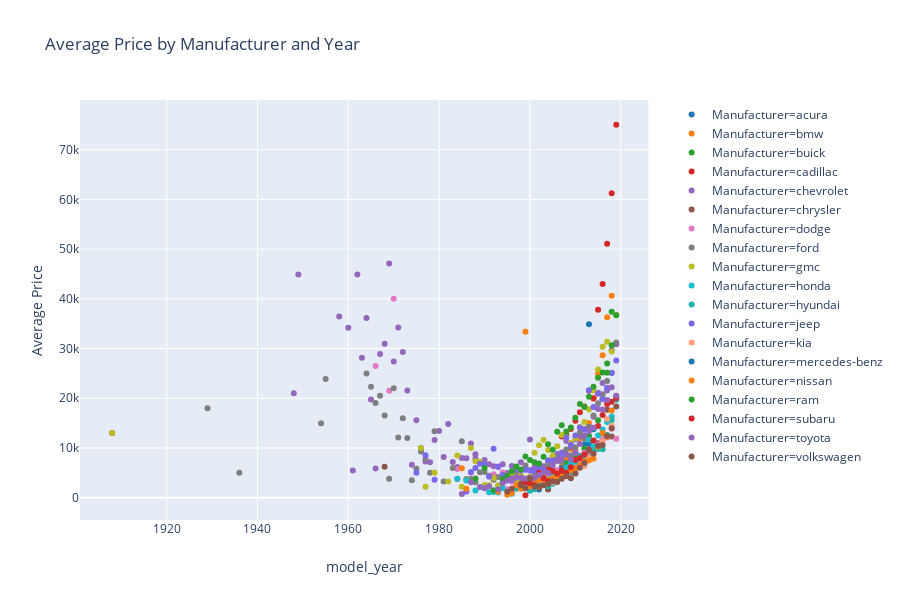

Source (notebook cell):
### Code cell
df_avg_price = df.groupby(['manufacturer', 'model_year'])['price'].mean().reset_index()

colors = ['#1f77b4', '#ff7f0e', '#2ca02c', '#d62728', '#9467bd', '#8c564b', '#e377c2', '#7f7f7f', '#bcbd22', '#17becf', '#20B2AA', '#7B68EE', '#FFA07A']

fig = px.scatter(df_avg_price, x='model_year', y='price', color='manufacturer',
             title='Average Price by Manufacturer and Year',
             color_discrete_sequence=colors,
             labels={'year': 'Year', 'price': 'Average Price', 'manufacturer': 'Manufacturer'})
fig.show()

# Average Price by Manufacturer and Year scatter plot gives a solid idea about it there is a relation between car manufacturer, the age of the  car and the average price.

### Figure 1 — Plotly figure (JSON) as saved in the notebook; plotly's stock layout.template omitted (floating-point values rounded to 4 significant figures)
{"data": [{"hoverlabel": {"namelength": 0}, "hovertemplate": "Manufacturer=acura<br>model_year=%{x}<br>Average Price=%{y}", "legendgroup": "Manufacturer=acura", "marker": {"color": "#1f77b4", "symbol": "circle"}, "mode": "markers", "name": "Manufacturer=acura", "showlegend": true, "type": "scatter", "x": [1999, 2001, 2002, 2003, 2004, 2005, 2006, 2007, 2008, 2009, 2010, 2011, 2012, 2013, 2014], "xaxis": "x", "y": [2365, 2674, 1650, 3658.0, 3575.0, 4340.0, 5330.0, 6101.0, 6228.0, 5877.0, 9055.0, 8409.0, 10730.0, 10810.0, 13750.0], "yaxis": "y"}, {"hoverlabel": {"namelength": 0}, "hovertemplate": "Manufacturer=bmw<br>model_year=%{x}<br>Average Price=%{y}", "legendgroup": "Manufacturer=bmw", "marker": {"color": "#ff7f0e", "symbol": "circle"}, "mode": "markers", "name": "Manufacturer=bmw", "showlegend": true, "type": "scatter", "x": [2001, 2002, 2003, 2004, 2005, 2006, 2007, 2008, 2009, 2010, 2011, 2012, 2013, 2014, 2015, 2016, 2017, 2018], "xaxis": "x", "y": [4784.0, 5524.0, 3871.0, 4812.0, 4639, 5392.0, 7085.0, 8053.0, 9814.0, 9546.0, 11870.0, 13820.0, 15020.0, 20081, 24930.0, 28640, 36310.0, 40625], "yaxis": "y"}, {"hoverlabel": {"namelength": 0}, "hovertemplate": "Manufacturer=buick<br>model_year=%{x}<br>Average Price=%{y}", "legendgroup": "Manufacturer=buick", "marker": {"color": "#2ca02c", "symbol": "circle"}, "mode": "markers", "name": "Manufacturer=buick", "showlegend": true, "type": "scatter", "x": [2008, 2009, 2010, 2011, 2012, 2013, 2014, 2015, 2016, 2017, 2018], "xaxis": "x", "y": [6981, 6816.0, 7956.0, 8233.0, 9917.0, 12420.0, 14050.0, 15570.0, 19920.0, 27000.0, 37382], "yaxis": "y"}, {"hoverlabel": {"namelength": 0}, "hovertemplate": "Manufacturer=cadillac<br>model_year=%{x}<br>Average Price=%{y}", "legendgroup": "Manufacturer=cadillac", "marker": {"color": "#d62728", "symbol": "circle"}, "mode": "markers", "name": "Manufacturer=cadillac", "showlegend": true, "type": "scatter", "x": [1908, 1999, 2000, 2002, 2003, 2004, 2005, 2006, 2007, 2008, 2009, 2010, 2011, 2012, 2013, 2014, 2015, 2016, 2017, 2018, 2019], "xaxis": "x", "y": [12995, 500, 2792.0, 6426.0, 5642.0, 5930, 5489.0, 8561.0, 12290.0, 12640.0, 13820.0, 15480.0, 17200.0, 18320.0, 21516, 19950, 37800.0, 42960.0, 51050.0, 61210.0, 75000], "yaxis": "y"}, {"hoverlabel": {"namelength": 0}, "hovertemplate": "Manufacturer=chevrolet<br>model_year=%{x}<br>Average Price=%{y}", "legendgroup": "Manufacturer=chevrolet", "marker": {"color": "#9467bd", "symbol": "circle"}, "mode": "markers", "name": "Manufacturer=chevrolet", "showlegend": true, "type": "scatter", "x": [1948, 1949, 1958, 1960, 1961, 1962, 1963, 1964, 1965, 1966, 1967, 1968, 1969, 1970, 1971, 1972, 1973, 1974, 1975, 1976, 1977, 1978, 1979, 1980, 1981, 1982, 1983, 1984, 1985, 1986, 1987, 1988, 1989, 1990, 1991, 1992, 1993, 1994, 1995, 1996, 1997, 1998, 1999, 2000, 2001, 2002, 2003, 2004, 2005, 2006, 2007, 2008, 2009, 2010, 2011, 2012, 2013, 2014, 2015, 2016, 2017, 2018, 2019], "xaxis": "x", "y": [21000, 44900, 36450, 34170.0, 5500, 44910.0, 28170.0, 36130.0, 19750, 5875.0, 28880, 30980, 47100, 27400, 34220.0, 29325, 21580, 6650, 15560.0, 10000, 7271.0, 7111.0, 11630, 13410.0, 8189.0, 14810.0, 7208.0, 6163.0, 8005, 7926.0, 10910.0, 7910.0, 7058.0, 7612.0, 6723.0, 6335.0, 6179.0, 6714.0, 4977, 6370.0, 4958.0, 7114.0, 6012.0, 11710.0, 6141.0, 6883.0, 6349.0, 7430.0, 7410.0, 8798.0, 9103.0, 11390.0, 10150.0, 11700.0, 12430.0, 11980.0, 14270.0, 16290.0, 21110.0, 23090.0, 21580.0, 29640.0, 30880.0], "yaxis": "y"}, {"hoverlabel": {"namelength": 0}, "hovertemplate": "Manufacturer=chrysler<br>model_year=%{x}<br>Average Price=%{y}", "legendgroup": "Manufacturer=chrysler", "marker": {"color": "#8c564b", "symbol": "circle"}, "mode": "markers", "name": "Manufacturer=chrysler", "showlegend": true, "type": "scatter", "x": [1968, 1998, 2000, 2001, 2002, 2003, 2004, 2005, 2006, 2007, 2008, 2009, 2010, 2011, 2012, 2013, 2014, 2015, 2016, 2017, 2018], "xaxis": "x", "y": [6250, 2795, 2175, 1809, 1950, 4020, 1650, 4436.0, 5042.0, 5687.0, 5161.0, 4925.0, 6179.0, 7582.0, 7779.0, 8476.0, 9566.0, 10930.0, 12910.0, 17670.0, 12290.0], "yaxis": "y"}, {"hoverlabel": {"namelength": 0}, "hovertemplate": "Manufacturer=dodge<br>model_year=%{x}<br>Average Price=%{y}", "legendgroup": "Manufacturer=dodge", "marker": {"color": "#e377c2", "symbol": "circle"}, "mode": "markers", "name": "Manufacturer=dodge", "showlegend": true, "type": "scatter", "x": [1966, 1969, 1970, 1984, 1987, 1988, 1992, 1993, 1994, 1995, 1996, 1997, 1998, 1999, 2000, 2001, 2002, 2003, 2004, 2005, 2006, 2007, 2008, 2009, 2010, 2011, 2012, 2013, 2014, 2015, 2016, 2017, 2018, 2019], "xaxis": "x", "y": [26500, 21500, 40000, 5800, 5000, 3850, 4722.0, 2395, 5098.0, 1690, 3200, 2897.0, 3316.0, 2133.0, 2619, 3255.0, 3652.0, 3491.0, 4887.0, 4391.0, 5554.0, 5341.0, 5209.0, 5960.0, 6345.0, 6925.0, 9042.0, 8646.0, 9862.0, 10720.0, 11720.0, 12100.0, 13880.0, 11870.0], "yaxis": "y"}, {"hoverlabel": {"namelength": 0}, "hovertemplate": "Manufacturer=ford<br>model_year=%{x}<br>Average Price=%{y}", "legendgroup": "Manufacturer=ford", "marker": {"color": "#7f7f7f", "symbol": "circle"}, "mode": "markers", "name": "Manufacturer=ford", "showlegend": true, "type": "scatter", "x": [1929, 1936, 1954, 1955, 1964, 1965, 1966, 1967, 1968, 1969, 1970, 1971, 1972, 1973, 1974, 1975, 1976, 1977, 1978, 1979, 1981, 1983, 1984, 1985, 1986, 1987, 1988, 1989, 1990, 1991, 1992, 1993, 1994, 1995, 1996, 1997, 1998, 1999, 2000, 2001, 2002, 2003, 2004, 2005, 2006, 2007, 2008, 2009, 2010, 2011, 2012, 2013, 2014, 2015, 2016, 2017, 2018, 2019], "xaxis": "x", "y": [18000, 5000, 15000, 23900, 25000, 22320.0, 19030.0, 20500.0, 16549, 3800, 22000, 12100, 16000, 12000.0, 3500, 5850, 9300, 7800, 5000, 13380.0, 3250, 6000, 3750, 11370.0, 3770, 3780, 3093.0, 5133.0, 5195.0, 4430, 3639.0, 4193.0, 3947.0, 4490.0, 4746.0, 5316.0, 2978.0, 6484.0, 5528.0, 4891.0, 5637.0, 5516.0, 6731.0, 7092.0, 8155.0, 7237.0, 9675.0, 8480.0, 10140.0, 13130.0, 11900.0, 14270.0, 16550.0, 18980.0, 20790.0, 23470.0, 25120.0, 31220.0], "yaxis": "y"}, {"hoverlabel": {"namelength": 0}, "hovertemplate": "Manufacturer=gmc<br>model_year=%{x}<br>Average Price=%{y}", "legendgroup": "Manufacturer=gmc", "marker": {"color": "#bcbd22", "symbol": "circle"}, "mode": "markers", "name": "Manufacturer=gmc", "showlegend": true, "type": "scatter", "x": [1908, 1976, 1977, 1979, 1982, 1984, 1985, 1986, 1987, 1988, 1989, 1990, 1991, 1992, 1993, 1994, 1995, 1996, 1997, 1998, 1999, 2000, 2001, 2002, 2003, 2004, 2005, 2006, 2007, 2008, 2009, 2010, 2011, 2012, 2013, 2014, 2015, 2016, 2017, 2018, 2019], "xaxis": "x", "y": [12995, 9999, 2200, 5000, 3250, 8500, 2200, 3500, 9999, 7350, 7250.0, 2562.0, 2500, 3966.0, 2512.0, 3725.0, 3661.0, 4983.0, 3558.0, 4623.0, 3883.0, 4290.0, 9038.0, 10560.0, 11680.0, 9608.0, 8401.0, 10340.0, 12620.0, 12170.0, 11020.0, 11950.0, 14230.0, 15210.0, 17740.0, 21570.0, 25810.0, 30350.0, 31340.0, 29420.0, 36790.0], "yaxis": "y"}, {"hoverlabel": {"namelength": 0}, "hovertemplate": "Manufacturer=honda<br>model_year=%{x}<br>Average Price=%{y}", "legendgroup": "Manufacturer=honda", "marker": {"color": "#17becf", "symbol": "circle"}, "mode": "markers", "name": "Manufacturer=honda", "showlegend": true, "type": "scatter", "x": [1984, 1986, 1988, 1990, 1991, 1992, 1993, 1994, 1995, 1996, 1997, 1998, 1999, 2000, 2001, 2002, 2003, 2004, 2005, 2006, 2007, 2008, 2009, 2010, 2011, 2012, 2013, 2014, 2015, 2016, 2017, 2018, 2019], "xaxis": "x", "y": [3800, 3487.0, 1450, 1968.0, 1100, 1150, 1050, 1925, 3500, 810, 2296.0, 2619.0, 1950, 2613.0, 2633.0, 2659.0, 3369.0, 3616, 4225.0, 4385.0, 5118.0, 6108.0, 6861.0, 7243.0, 8240.0, 8404.0, 11650.0, 10370.0, 12500.0, 13730.0, 15250.0, 16350.0, 20100.0], "yaxis": "y"}, {"hoverlabel": {"namelength": 0}, "hovertemplate": "Manufacturer=hyundai<br>model_year=%{x}<br>Average Price=%{y}", "legendgroup": "Manufacturer=hyundai", "marker": {"color": "#20B2AA", "symbol": "circle"}, "mode": "markers", "name": "Manufacturer=hyundai", "showlegend": true, "type": "scatter", "x": [1997, 2000, 2001, 2002, 2003, 2004, 2005, 2006, 2007, 2008, 2009, 2010, 2011, 2012, 2013, 2014, 2015, 2016, 2017, 2018, 2019], "xaxis": "x", "y": [1798, 1400.0, 1724.0, 2811.0, 2514.0, 2323.0, 2830.0, 3369.0, 4287.0, 4479.0, 5193.0, 4910.0, 6430.0, 6433.0, 8068.0, 9521.0, 9781.0, 9740.0, 12620.0, 15660.0, 19719], "yaxis": "y"}, {"hoverlabel": {"namelength": 0}, "hovertemplate": "Manufacturer=jeep<br>model_year=%{x}<br>Average Price=%{y}", "legendgroup": "Manufacturer=jeep", "marker": {"color": "#7B68EE", "symbol": "circle"}, "mode": "markers", "name": "Manufacturer=jeep", "showlegend": true, "type": "scatter", "x": [1975, 1977, 1979, 1986, 1987, 1988, 1989, 1990, 1991, 1992, 1993, 1994, 1995, 1996, 1997, 1998, 1999, 2000, 2001, 2002, 2003, 2004, 2005, 2006, 2007, 2008, 2009, 2010, 2011, 2012, 2013, 2014, 2015, 2016, 2017, 2018, 2019], "xaxis": "x", "y": [5000, 8548.0, 3600, 1234, 5158.0, 5995, 6856.0, 6662.0, 4200.0, 9829.0, 6292.0, 4575, 4226.0, 3584.0, 5706.0, 5483, 5613.0, 5492.0, 5398.0, 5928.0, 5511.0, 7549.0, 7464.0, 7687.0, 8776.0, 12120.0, 10640.0, 12510.0, 14140.0, 13750.0, 21620.0, 18260.0, 20910.0, 19800.0, 22130.0, 25090.0, 27600.0], "yaxis": "y"}, {"hoverlabel": {"namelength": 0}, "hovertemplate": "Manufacturer=kia<br>model_year=%{x}<br>Average Price=%{y}", "legendgroup": "Manufacturer=kia", "marker": {"color": "#FFA07A", "symbol": "circle"}, "mode": "markers", "name": "Manufacturer=kia", "showlegend": true, "type": "scatter", "x": [2003, 2004, 2005, 2006, 2007, 2008, 2009, 2010, 2011, 2012, 2013, 2014, 2015, 2016, 2017, 2018, 2019], "xaxis": "x", "y": [3498.0, 3106, 3133.0, 4935.0, 5150, 4661.0, 3995, 5581.0, 6386.0, 6357.0, 7983.0, 8684.0, 10350.0, 11340.0, 15820.0, 14490.0, 20485], "yaxis": "y"}, {"hoverlabel": {"namelength": 0}, "hovertemplate": "Manufacturer=mercedes-benz<br>model_year=%{x}<br>Average Price=%{y}", "legendgroup": "Manufacturer=mercedes-benz", "marker": {"color": "#1f77b4", "symbol": "circle"}, "mode": "markers", "name": "Manufacturer=mercedes-benz", "showlegend": true, "type": "scatter", "x": [2013], "xaxis": "x", "y": [34900], "yaxis": "y"}, {"hoverlabel": {"namelength": 0}, "hovertemplate": "Manufacturer=nissan<br>model_year=%{x}<br>Average Price=%{y}", "legendgroup": "Manufacturer=nissan", "marker": {"color": "#ff7f0e", "symbol": "circle"}, "mode": "markers", "name": "Manufacturer=nissan", "showlegend": true, "type": "scatter", "x": [1985, 1986, 1993, 1995, 1996, 1997, 1998, 1999, 2000, 2001, 2002, 2003, 2004, 2005, 2006, 2007, 2008, 2009, 2010, 2011, 2012, 2013, 2014, 2015, 2016, 2017, 2018, 2019], "xaxis": "x", "y": [5950, 1800, 1200, 600, 950, 2500, 1806.0, 33370.0, 2263.0, 3123.0, 3518.0, 3764.0, 3496.0, 3960.0, 4285.0, 4665.0, 4731.0, 5511.0, 5928.0, 6535.0, 7360.0, 7502.0, 7819.0, 10270.0, 13060.0, 12250.0, 17540.0, 20280.0], "yaxis": "y"}, {"hoverlabel": {"namelength": 0}, "hovertemplate": "Manufacturer=ram<br>model_year=%{x}<br>Average Price=%{y}", "legendgroup": "Manufacturer=ram", "marker": {"color": "#2ca02c", "symbol": "circle"}, "mode": "markers", "name": "Manufacturer=ram", "showlegend": true, "type": "scatter", "x": [1988, 1990, 1992, 1994, 1995, 1996, 1997, 1998, 1999, 2000, 2001, 2002, 2003, 2004, 2005, 2006, 2007, 2008, 2009, 2010, 2011, 2012, 2013, 2014, 2015, 2016, 2017, 2018, 2019], "xaxis": "x", "y": [3800, 6000, 1500, 3738, 4419.0, 5349.0, 6273.0, 5675.0, 8287.0, 7596.0, 7124.0, 6842.0, 8241.0, 10770.0, 9666.0, 13280.0, 14560.0, 13320.0, 14140.0, 16060.0, 18870.0, 18250.0, 20310.0, 22340.0, 24130.0, 25180.0, 25150.0, 30650.0, 36700.0], "yaxis": "y"}, {"hoverlabel": {"namelength": 0}, "hovertemplate": "Manufacturer=subaru<br>model_year=%{x}<br>Average Price=%{y}", "legendgroup": "Manufacturer=subaru", "marker": {"color": "#d62728", "symbol": "circle"}, "mode": "markers", "name": "Manufacturer=subaru", "showlegend": true, "type": "scatter", "x": [1998, 1999, 2000, 2001, 2002, 2003, 2004, 2005, 2006, 2007, 2008, 2009, 2010, 2011, 2012, 2013, 2014, 2015, 2016, 2017, 2018, 2019], "xaxis": "x", "y": [2716, 3101.0, 2891.0, 2488.0, 5003.0, 3912.0, 3317.0, 5380.0, 4896.0, 5422.0, 5034.0, 6146.0, 7585.0, 7990.0, 8703.0, 9656.0, 11500.0, 14430.0, 16660.0, 18860.0, 19290.0, 20030], "yaxis": "y"}, {"hoverlabel": {"namelength": 0}, "hovertemplate": "Manufacturer=toyota<br>model_year=%{x}<br>Average Price=%{y}", "legendgroup": "Manufacturer=toyota", "marker": {"color": "#9467bd", "symbol": "circle"}, "mode": "markers", "name": "Manufacturer=toyota", "showlegend": true, "type": "scatter", "x": [1985, 1987, 1988, 1989, 1990, 1991, 1993, 1994, 1995, 1996, 1997, 1998, 1999, 2000, 2001, 2002, 2003, 2004, 2005, 2006, 2007, 2008, 2009, 2010, 2011, 2012, 2013, 2014, 2015, 2016, 2017, 2018, 2019], "xaxis": "x", "y": [750, 3098.0, 8750, 2183.0, 1900, 2288.0, 1644.0, 2914.0, 3452, 3891.0, 4043.0, 4065.0, 3794.0, 4076.0, 3985.0, 4593.0, 5158.0, 5025.0, 6523.0, 7394.0, 7726.0, 8688.0, 7722.0, 9049.0, 10800.0, 12560.0, 13400.0, 14050.0, 17860.0, 17740.0, 19640.0, 22230.0, 20480.0], "yaxis": "y"}, {"hoverlabel": {"namelength": 0}, "hovertemplate": "Manufacturer=volkswagen<br>model_year=%{x}<br>Average Price=%{y}", "legendgroup": "Manufacturer=volkswagen", "marker": {"color": "#8c564b", "symbol": "circle"}, "mode": "markers", "name": "Manufacturer=volkswagen", "showlegend": true, "type": "scatter", "x": [1995, 1996, 1998, 1999, 2000, 2001, 2002, 2003, 2004, 2005, 2006, 2007, 2008, 2009, 2010, 2011, 2012, 2013, 2014, 2015, 2016, 2017, 2018, 2019], "xaxis": "x", "y": [1200, 1800, 2500, 1899.0, 3809.0, 2218.0, 2227.0, 2488.0, 2762.0, 3332.0, 3167.0, 3804.0, 4327.0, 3906.0, 4860.0, 6051.0, 6994.0, 9478.0, 8896.0, 10440.0, 10580.0, 12440.0, 13980.0, 18328], "yaxis": "y"}], "layout": {"height": 600, "legend": {"tracegroupgap": 0}, "title": {"text": "Average Price by Manufacturer and Year"}, "xaxis": {"anchor": "y", "domain": [0, 0.98], "title": {"text": "model_year"}}, "yaxis": {"anchor": "x", "domain": [0, 1], "title": {"text": "Average Price"}}}}
